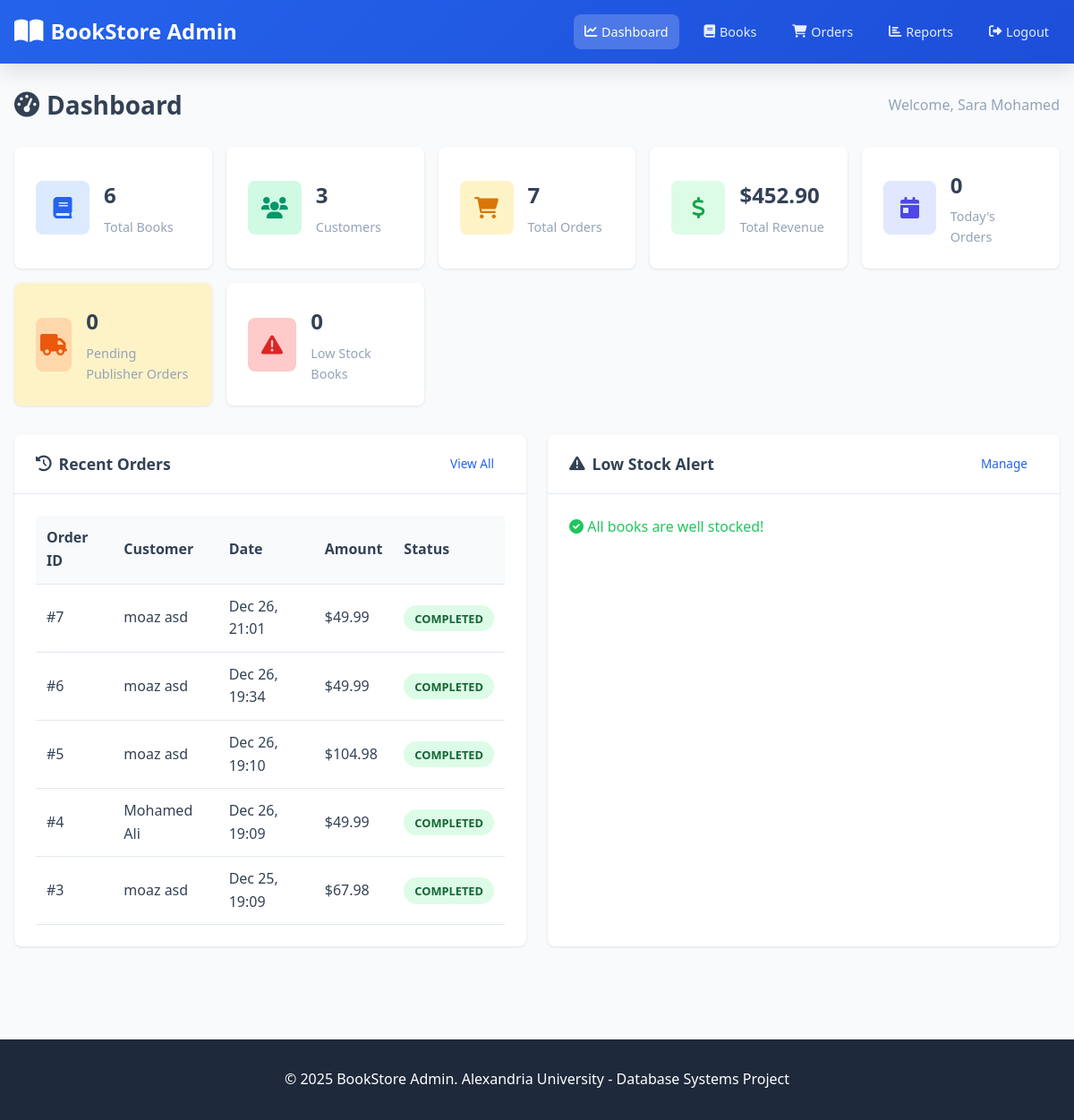
Page /dashboard.php (signed in) on the committed database.
### tables this page shows
CREATE TABLE `customer_orders` (
  `order_id` int(11) NOT NULL,
  `customer_id` int(11) NOT NULL,
  `payment_id` int(11) NOT NULL,
  `shipping_address_id` int(11) NOT NULL,
  `order_date` timestamp NOT NULL DEFAULT current_timestamp(),
  `total_amount` decimal(10,2) DEFAULT NULL CHECK (`total_amount` >= 0),
  `order_status` enum('Completed','Cancelled','Refunded') DEFAULT 'Completed'
);

### dashboard.php (the view, shortened to what this page needs)
<?php
$conn = getConnection();
$stats = [];
$result = $conn->query("SELECT COUNT(*) as count FROM books");
$stats['total_books'] = $result->fetch_assoc()['count'];
$result = $conn->query("SELECT COUNT(*) as count FROM customers");
$stats['total_customers'] = $result->fetch_assoc()['count'];
$result = $conn->query("SELECT COUNT(*) as count FROM customer_orders");
$stats['total_orders'] = $result->fetch_assoc()['count'];
$result = $conn->query("SELECT COALESCE(SUM(total_amount), 0) as total FROM customer_orders WHERE order_status = 'Completed'");
$stats['total_revenue'] = $result->fetch_assoc()['total'];
$result = $conn->query("SELECT COUNT(*) as count FROM customer_orders WHERE DATE(order_date) = CURDATE()");
$stats['today_orders'] = $result->fetch_assoc()['count'];
$result = $conn->query("SELECT COUNT(*) as count FROM publisher_orders WHERE order_status = 'Pending'");
$stats['pending_publisher_orders'] = $result->fetch_assoc()['count'];
$result = $conn->query("SELECT COUNT(*) as count FROM books WHERE quantity_in_stock < minimum_threshold");
$stats['low_stock_books'] = $result->fetch_assoc()['count'];
$recent_orders_query = "
    SELECT co.order_id, co.order_date, co.total_amount, co.order_status,
           CONCAT(c.first_name, ' ', c.last_name) as customer_name
    FROM customer_orders co
    JOIN customers c ON co.customer_id = c.customer_id
    ORDER BY co.order_date DESC
    LIMIT 5
";
$recent_orders = $conn->query($recent_orders_query)->fetch_all(MYSQLI_ASSOC);
$low_stock_query = "
    SELECT b.isbn, b.title, b.quantity_in_stock, b.minimum_threshold,
           p.publisher_name
    FROM books b
    JOIN publishers p ON b.publisher_id = p.publisher_id
    WHERE b.quantity_in_stock < b.minimum_threshold
    ORDER BY b.quantity_in_stock ASC
    LIMIT 5
";
$low_stock_books = $conn->query($low_stock_query)->fetch_all(MYSQLI_ASSOC);
?>
<!DOCTYPE html>
<html lang="en">
<head>
    <link rel="stylesheet" href="../assets/css/style.css">
    <link rel="stylesheet" href="https://cdnjs.cloudflare.com/ajax/libs/font-awesome/6.0.0/css/all.min.css">
</head>
<body class="admin-body">
    <header class="admin-header">
        <div class="header-container">
            <a href="dashboard.php" class="logo">
                <i class="fas fa-book-open"></i> BookStore Admin
            </a>
            <nav class="nav-links">
                <a href="dashboard.php" class="active"><i class="fas fa-chart-line"></i> Dashboard</a>
                <a href="books.php"><i class="fas fa-book"></i> Books</a>
                <a href="orders.php"><i class="fas fa-shopping-cart"></i> Orders</a>
                <a href="reports.php"><i class="fas fa-chart-bar"></i> Reports</a>
                <a href="logout.php"><i class="fas fa-sign-out-alt"></i> Logout</a>
            </nav>
        </div>
    </header>
    <main class="container admin-container">
        <h1 class="page-title">
            <i class="fas fa-tachometer-alt"></i> Dashboard
            <span class="welcome-text">Welcome, <?php echo htmlspecialchars($_SESSION['admin_name']); ?></span>
        </h1>
        <div class="stats-grid">
            <div class="stat-card">
                <div class="stat-icon books">
                    <i class="fas fa-book"></i>
                </div>
                <div class="stat-info">
                    <h3><?php echo $stats['total_books']; ?></h3>
                    <p>Total Books</p>
                </div>
            </div>
            <div class="stat-card">
                <div class="stat-icon customers">
                    <i class="fas fa-users"></i>
                </div>
                <div class="stat-info">
                    <h3><?php echo $stats['total_customers']; ?></h3>
                    <p>Customers</p>
                </div>
            </div>
            <div class="stat-card">
                <div class="stat-icon orders">
                    <i class="fas fa-shopping-cart"></i>
                </div>
                <div class="stat-info">
                    <h3><?php echo $stats['total_orders']; ?></h3>
                    <p>Total Orders</p>
                </div>
            </div>
            <div class="stat-card">
                <div class="stat-icon revenue">
                    <i class="fas fa-dollar-sign"></i>
                </div>
                <div class="stat-info">
                    <h3>$<?php echo number_format($stats['total_revenue'], 2); ?></h3>
                    <p>Total Revenue</p>
                </div>
            </div>
            <div class="stat-card">
                <div class="stat-icon today">
                    <i class="fas fa-calendar-day"></i>
                </div>
                <div class="stat-info">
                    <h3><?php echo $stats['today_orders']; ?></h3>
                    <p>Today's Orders</p>
                </div>
            </div>
            <div class="stat-card warning">
                <div class="stat-icon pending">
                    <i class="fas fa-truck"></i>
                </div>
                <div class="stat-info">
                    <h3><?php echo $stats['pending_publisher_orders']; ?></h3>
                    <p>Pending Publisher Orders</p>
                </div>
            </div>
            <div class="stat-card <?php echo $stats['low_stock_books'] > 0 ? 'danger' : ''; ?>">
                <div class="stat-icon warning">
                    <i class="fas fa-exclamation-triangle"></i>
                </div>
                <div class="stat-info">
                    <h3><?php echo $stats['low_stock_books']; ?></h3>
                    <p>Low Stock Books</p>
                </div>
            </div>
        </div>
        <div class="dashboard-grid">
            <div class="card">
                <div class="card-header">
                    <h3><i class="fas fa-history"></i> Recent Orders</h3>
                    <a href="orders.php" class="btn btn-sm">View All</a>
                </div>
                <div class="card-body">
                    <?php if (empty($recent_orders)): ?>
                        <p class="text-muted">No orders yet</p>
                    <?php else: ?>
                        <table class="table">
                            <thead>
                                <tr>
                                    <th>Order ID</th>
                                    <th>Customer</th>
                                    <th>Date</th>
                                    <th>Amount</th>
                                    <th>Status</th>
                                </tr>
                            </thead>
                            <tbody>
                                <?php foreach ($recent_orders as $order): ?>
                                    <tr>
                                        <td>#<?php echo $order['order_id']; ?></td>
                                        <td><?php echo htmlspecialchars($order['customer_name']); ?></td>
                                        <td><?php echo date('M d, H:i', strtotime($order['order_date'])); ?></td>
                                        <td>$<?php echo number_format($order['total_amount'], 2); ?></td>
                                        <td>
                                            <span class="status-badge status-<?php echo strtolower($order['order_status']); ?>">
                                                <?php echo $order['order_status']; ?>
                                            </span>
                                        </td>
                                    </tr>
                                <?php endforeach; ?>
                            </tbody>
                        </table>
                    <?php endif; ?>
                </div>
            </div>
            <div class="card">
                <div class="card-header">
                    <h3><i class="fas fa-exclamation-triangle"></i> Low Stock Alert</h3>
                    <a href="books.php" class="btn btn-sm">Manage</a>
                </div>
                <div class="card-body">
                    <?php if (empty($low_stock_books)): ?>
                        <p class="text-success"><i class="fas fa-check-circle"></i> All books are well stocked!</p>
                    <?php endif; ?>
                </div>
            </div>
        </div>
    </main>
    <footer class="footer">
        <div class="footer-content">
            <p>&copy; 2025 BookStore Admin. Alexandria University - Database Systems Project</p>
        </div>
    </footer>
</body>
</html>

### style.css (style rules this page uses)
:root { --primary-color: #2563eb; --primary-dark: #1d4ed8; --secondary-color: #64748b; --success-color: #22c55e; --warning-color: #f59e0b; --danger-color: #ef4444; --info-color: #3b82f6; --light-bg: #f8fafc; --dark-bg: #1e293b; --text-color: #334155; --text-muted: #94a3b8; --border-color: #e2e8f0; --shadow: 0 1px 3px rgba(0,0,0,0.1); --shadow-lg: 0 10px 25px rgba(0,0,0,0.1); --radius: 8px; --transition: all 0.3s ease; }
* { margin: 0; padding: 0; box-sizing: border-box; }
body { font-family: 'Segoe UI', system-ui, -apple-system, sans-serif; background-color: var(--light-bg); color: var(--text-color); line-height: 1.6; }
a { color: var(--primary-color); text-decoration: none; transition: var(--transition); }
.header, .admin-header { background: linear-gradient(135deg, var(--primary-color), var(--primary-dark)); color: white; padding: 1rem 0; box-shadow: var(--shadow-lg); position: sticky; top: 0; z-index: 1000; }
.header-container { max-width: 1400px; margin: 0 auto; padding: 0 1rem; display: flex; align-items: center; justify-content: space-between; flex-wrap: wrap; gap: 1rem; }
.logo { font-size: 1.5rem; font-weight: bold; color: white !important; display: flex; align-items: center; gap: 0.5rem; }
.logo i { font-size: 1.8rem; }
.nav-links { display: flex; gap: 1rem; align-items: center; }
.nav-links a { color: rgba(255,255,255,0.9); padding: 0.5rem 0.75rem; border-radius: var(--radius); display: flex; align-items: center; gap: 0.3rem; font-size: 0.9rem; }
.nav-links a:hover, .nav-links a.active { background: rgba(255,255,255,0.2); color: white; }
.container { max-width: 1400px; margin: 0 auto; padding: 2rem 1rem; }
.admin-container { padding-top: 1.5rem; }
.page-title { font-size: 1.75rem; margin-bottom: 1.5rem; display: flex; align-items: center; gap: 0.5rem; }
.page-title .welcome-text { margin-left: auto; font-size: 1rem; font-weight: normal; color: var(--text-muted); }
.btn { display: inline-flex; align-items: center; justify-content: center; gap: 0.5rem; padding: 0.75rem 1.5rem; border: none; border-radius: var(--radius); font-size: 0.95rem; font-weight: 500; cursor: pointer; transition: var(--transition); }
.btn-sm { padding: 0.4rem 0.75rem; font-size: 0.85rem; }
.card { background: white; border-radius: var(--radius); box-shadow: var(--shadow); margin-bottom: 1.5rem; }
.card-header { padding: 1rem 1.5rem; border-bottom: 1px solid var(--border-color); display: flex; justify-content: space-between; align-items: center; }
.card-header h3 { display: flex; align-items: center; gap: 0.5rem; font-size: 1.1rem; }
.card-body { padding: 1.5rem; }
.table { width: 100%; border-collapse: collapse; }
.table th, .table td { padding: 0.75rem; text-align: left; border-bottom: 1px solid var(--border-color); }
.table th { background: var(--light-bg); font-weight: 600; color: var(--text-color); }
.status-badge { padding: 0.35rem 0.75rem; border-radius: 20px; font-size: 0.8rem; font-weight: 600; text-transform: uppercase; }
.status-completed { background: #dcfce7; color: #166534; }
.stats-grid { display: grid; grid-template-columns: repeat(auto-fit, minmax(200px, 1fr)); gap: 1rem; margin-bottom: 2rem; }
.stat-card { background: white; padding: 1.5rem; border-radius: var(--radius); box-shadow: var(--shadow); display: flex; align-items: center; gap: 1rem; }
.stat-card.warning { background: #fef3c7; }
.stat-icon { width: 60px; height: 60px; border-radius: var(--radius); display: flex; align-items: center; justify-content: center; font-size: 1.5rem; }
.stat-icon.books { background: #dbeafe; color: #2563eb; }
.stat-icon.customers { background: #d1fae5; color: #059669; }
.stat-icon.orders { background: #fef3c7; color: #d97706; }
.stat-icon.revenue { background: #dcfce7; color: #16a34a; }
.stat-icon.today { background: #e0e7ff; color: #4f46e5; }
.stat-icon.pending { background: #fed7aa; color: #ea580c; }
.stat-icon.warning { background: #fecaca; color: #dc2626; }
.stat-info h3 { font-size: 1.5rem; margin-bottom: 0.25rem; }
.stat-info p { color: var(--text-muted); font-size: 0.9rem; }
.dashboard-grid { display: grid; grid-template-columns: repeat(auto-fit, minmax(400px, 1fr)); gap: 1.5rem; }
.text-success { color: var(--success-color); }
.footer { background: var(--dark-bg); color: white; padding: 2rem; text-align: center; margin-top: 3rem; }

### rows in the picture
customer_orders: order_id "7", customer_name "moaz asd", order_date "Dec 26, 21:01", total_amount "49.99", order_status "COMPLETED"
customer_orders: order_id "6", customer_name "moaz asd", order_date "Dec 26, 19:34", total_amount "49.99", order_status "COMPLETED"
customer_orders: order_id "5", customer_name "moaz asd", order_date "Dec 26, 19:10", total_amount "104.98", order_status "COMPLETED"
customer_orders: order_id "4", customer_name "Mohamed Ali", order_date "Dec 26, 19:09", total_amount "49.99", order_status "COMPLETED"
customer_orders: order_id "3", customer_name "moaz asd", order_date "Dec 25, 19:09", total_amount "67.98", order_status "COMPLETED"

### other values in the picture
$_SESSION['admin_name'] "Sara Mohamed"
$stats['total_books'] "6"
$stats['total_customers'] "3"
$stats['total_orders'] "7"
$stats['total_revenue'] "452.90"
$stats['today_orders'] "0"
$stats['pending_publisher_orders'] "0"
$stats['low_stock_books'] "0"
